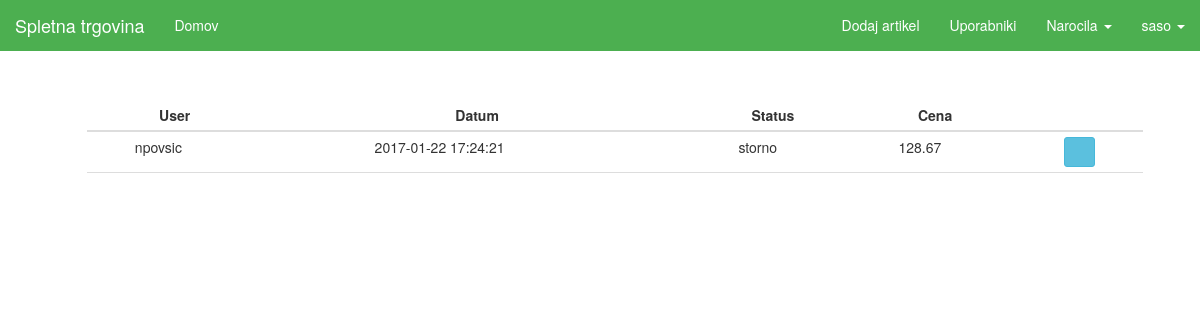
Screenshot of /seller/all-orders (signed in) with the database file from the repository.
### tables this page shows
CREATE TABLE `receipt` (
  `id_receipt` int(11) NOT NULL AUTO_INCREMENT,
  `id_user` int(11) DEFAULT NULL,
  `date` timestamp NULL DEFAULT CURRENT_TIMESTAMP,
  `status` varchar(45) NOT NULL,
  `total_cost` double DEFAULT NULL,
  PRIMARY KEY (`id_receipt`)
);

CREATE TABLE `users` (
  `id_user` int(11) NOT NULL AUTO_INCREMENT,
  `first_name` varchar(45) NOT NULL,
  `last_name` varchar(45) DEFAULT NULL,
  `username` varchar(45) DEFAULT NULL,
  `password` longtext,
  `email` varchar(45) DEFAULT NULL,
  `phone_num` varchar(45) DEFAULT NULL,
  `address` varchar(45) DEFAULT NULL,
  `city` varchar(45) DEFAULT NULL,
  `country` varchar(45) DEFAULT NULL,
  `active_user` int(11) NOT NULL,
  `token` int(11) NOT NULL,
  PRIMARY KEY (`id_user`),
  UNIQUE KEY `username_UNIQUE` (`username`),
  UNIQUE KEY `email_UNIQUE` (`email`)
);

### View.php (called while the page is built, shortened)
<?php
class View {
    public static function render($file, $variables = array(), $extract) {
        include($file);
        return ob_get_clean();
    }
}

### sql/DBReceipt.php (called while the page is built, shortened)
<?php
class DBReceipt {
    public static function getReceipts() {
        $db = InitDB::getInstance();
        $stmt = $db->prepare("SELECT * FROM receipt WHERE status != ?");
        $stmt->bindValue(1, "unprocessed");
        $stmt->execute();
        return $stmt->fetchAll();
    }
    public static function getUser($id) {
        $db = InitDB::getInstance();
        $stmt = $db->prepare("SELECT username FROM users WHERE id_user = ?");
        $stmt->bindValue(1, $id);
        $stmt->execute();
        return $stmt->fetch();
    }
}

### view/seller/all_orders.php (the view, shortened to what this page needs)
<!DOCTYPE html>
<html>
<head>
    <?php
    require_once("sql/DBReceipt.php");
    include "view/partials/head.php";
    ?>
</head>
<body>
    <?php include "view/partials/navigation_seller.php"; ?>
    <div class="container">
     <div class="container">
        <div class="wrapper">
            <div class="row active-with-click">
                <table id="cart" class="table table-condensed">
                    <thead>
                    <tr>
                        <th class="text-center text-middle">User</th>
                        <th class="text-center text-middle">Datum</th>
                        <th class="text-center text-middle">Status</th>
                        <th class="text-center text-middle">Cena</th>
                        <th></th>
                    </tr>
                    </thead>
                    <tbody>
                <?php
                    foreach ($variables as $item) { ?>
                        <tr>
                            <td class="text-center text-middle" data-th="name">
                                <div class="row">
                                    <div class="col-sm-10">
                                        <p class="nomargin"><?php echo DBReceipt::getUser($item['id_user'])['username'] ?></p>
                                    </div>
                                </div>
                            </td>
                            <td class="text-center text-middle" data-th="username">
                                <div class="row">
                                    <div class="col-sm-10">
                                        <p class="nomargin"><?php echo $item['date'] ?></p>
                                    </div>
                                </div>
                            </td>
                            <td class="text-center text-middle" data-th="email">
                                <div class="row">
                                    <div class="col-sm-10">
                                        <p class="nomargin"><?php echo $item['status'] ?></p>
                                    </div>
                                </div>
                            </td>
                            <td class="text-center text-middle" data-th="address">
                                <div class="row">
                                    <div class="col-sm-10">
                                        <p class="nomargin"><?php echo $item['total_cost'] ?></p>
                                    </div>
                                </div>
                            </td>
                            <td class="actions text-center text-middle" data-th="edit">
                                <form action="<?php echo BASE_URL . "seller/" ?>all-orders/info" method="get">
                                    <button class="btn btn-info btn-sm" type="submit">
                                        <i class="glyphicon glyphicon-question-sign"></i>
                                    </button>
                                </form>
                            </td>
                        </tr>
                        <?php
                    }
                    ?>
                    </tbody>
                    <tfoot>
                    <td></td>
                    <td></td>
                    <td></td>
                    <td></td>
                    <td></td>
                    </tfoot>
                </table>
            </div>
        </div>
    </div>
</body>
</html>

### index.php (shortened to what this page needs)
<?php
$path = isset($_SERVER["PATH_INFO"]) ? trim($_SERVER["PATH_INFO"], "/") : "";
$urls = [
    "/^$/" => function () {
        Controller::index();
    },
    "/login$/" => function($method) {
        if ($method == "POST") {
            Controller::login();
        } else {
            Controller::login_page();
        }
    },
    "/logout$/" => function() {
        Controller::logout();
    },
    "/register$/" => function($method) {
        if ($method == "POST") {
            Controller::register();
        } else {
            Controller::login_page();
        }
    },
    "/^register\/activate.*/" => function($method, $id = null, $token = null) {
        $id = $_GET['user'];
        $token = $_GET['token'];
        Controller::activation($id, $token);
    },
    "/^article\/(\d+)$/" => function($method, $id = null) {
        Controller::details_page($id);
    },
    "/search.*/" => function($method) {
        Controller::search();
    },
    "/add-to-cart$/" => function () {
        Controller::addToCart();
    },
    "/remove-cart$/" => function () {
        Controller::removeFromCart();
    },
    "/update-cart$/" => function () {
        Controller::updateCart();
    },
    "/purge-cart$/" => function () {
        Controller::purgeCart();
    },
    "/cart-confirm$/" => function($method) {
        Controller::cartConfirm();
    },
    "/cart$/" => function($method) {
        Controller::cart();
    },
    "/checkout$/" => function($method) {
        Controller::checkout();
    },
    "/^article\/rate$/" => function($method, $id = null) {
        Controller::rate();
    },
    "/wip/" => function() {
        Controller::wip();
    },
    "/^user\/(\w+)\/edit$/" => function($method, $username) {
        if (isset($_SESSION['user']) && ($_SESSION['user'] == $username)) {
            if ($method == "POST") {
                Controller::edit_user($_SESSION['id']);
            } else {
                Controller::edit_user_page($_SESSION['id']);
            }
        }
        else {
            View::redirect(BASE_URL);
        }
    },
    "/^user\/(\w+)\/orders\/info$/" => function($method) {
        Controller::order_details($method);
    },
    "/^user\/(\w+)\/orders$/" => function($method, $username) {
        if (isset($_SESSION['user']) && ($_SESSION['user'] == $username)) {
            Controller::user_orders($_SESSION['id']);
        }
        else {
            View::redirect(BASE_URL);
        }
    },
    "/api\/articles$/" => function() {
        APIController::index();
    },
    "/api\/article\/(\d+)$/" => function($method, $id = null) {
        APIController::get_article($id);
    },
    "/^admin$/" => function($method) {
        if ($method == "POST") {
            AdminController::login();
        } else {
            AdminController::login_page();
        }
    },
    "/^admin\/edit$/" => function($method, $id = null) {
        if ($method == "POST") {
            AdminController::edit_admin($id);
        } else {
            AdminController::edit_admin_page($id);
        }
    },
    "/^admin\/edit\/(\d+)$/" => function($method, $id = null) {
        if ($method == "POST") {
            AdminController::edit_seller($id);
        } else {
            AdminController::edit_seller_page($id);
        }
    },
    "/^admin\/add$/" => function($method) {
        if ($method == "POST") {
            AdminController::add_seller();
        } else {
            AdminController::add_seller_page();
        }
    },
    "/^seller$/" => function() {
        SellerController::index();
    },
    "/^seller\/(\w+)\/edit$/" => function($method, $username) {
        if (isset($_SESSION['seller']) && ($_SESSION['seller'] == $username)) {
            if ($method == "POST") {
                SellerController::edit_seller($_SESSION['id']);
            } else {
                SellerController::edit_seller_page($_SESSION['id']);
            }
        }
        else {
            View::redirect(BASE_URL);
        }
    },
    "/^seller\/edit\/(\d+)$/" => function($method, $id = null) {
        if ($method == "POST") {
            SellerController::edit_article($id);
        } else {
            SellerController::edit_article_page($id);
        }
    },
    "/^seller\/delete\/(\d+)$/" => function($method, $id = null) {
        SellerController::delete_article($id);
    },
    "/^seller\/add$/" => function($method) {
        if ($method == "POST") {
            SellerController::add_article();
        } else {
            SellerController::add_article_page();
        }
    },
    "/^seller\/unprocessed-orders$/" => function($method) {
        SellerController::unprocessed_orders();
    },
    "/^seller\/unprocessed-orders\/confirm$/" => function($method) {
        SellerController::confirm_order($method);
    },
    "/^seller\/unprocessed-orders\/cancel$/" => function($method) {
        SellerController::cancel_order($method);
    },
    "/^seller\/all-orders\/storno$/" => function($method) {
        SellerController::storno_order($method);
    },
    "/^seller\/unprocessed-orders\/info$/" => function($method) {
        SellerController::unprocessed_order_details($method);
    },
    "/^seller\/all-orders\/info$/" => function($method) {
        SellerController::order_details($method);
    },
    "/^seller\/all-orders$/" => function($method) {
        SellerController::all_orders();
    },
    "/^seller\/all-users$/" => function($method) {
        SellerController::all_users();
    },
    "/^seller\/all-users\/edit\/(\d+)$/" => function($method, $id = null) {
        if ($method == "POST") {
            SellerController::edit_user($id);
        } else {
            SellerController::edit_user_page($id);
        }
    },
    "/^seller\/all-users\/add$/" => function($method, $id = null) {
        if ($method == "POST") {
            SellerController::add_user();
        } else {
            SellerController::add_user_page();
        }
    },
];
foreach ($urls as $pattern => $controller) {
    if (preg_match($pattern, $path, $params)) {
        try {
            $params[0] = $_SERVER["REQUEST_METHOD"];
            $controller(...$params);
        } catch (InvalidArgumentException $e) {
            View::error404();
        } catch (Exception $e) {
            View::displayError($e, true);
        }
        exit();
    }
}

### static/css/style.css (style rules this page uses)
html { height: 100%; overflow: -moz-scrollbars-vertical; overflow-y: scroll; }
body { padding-top: 50px; overflow-y: visible; }
.text-middle { vertical-align: middle !important; }
.container { display: flex; min-height: 90vh; flex-direction: column; }
.wrapper { padding: 5%; padding-top: 50px; }
@media (min-width: 768px) { .table { width: 100%; max-width: 100%; margin-bottom: 0px; } }

### rows the page displays
receipt: id_user.username "npovsic", date "2017-01-22 17:24:21", status "storno", total_cost "128.67"
